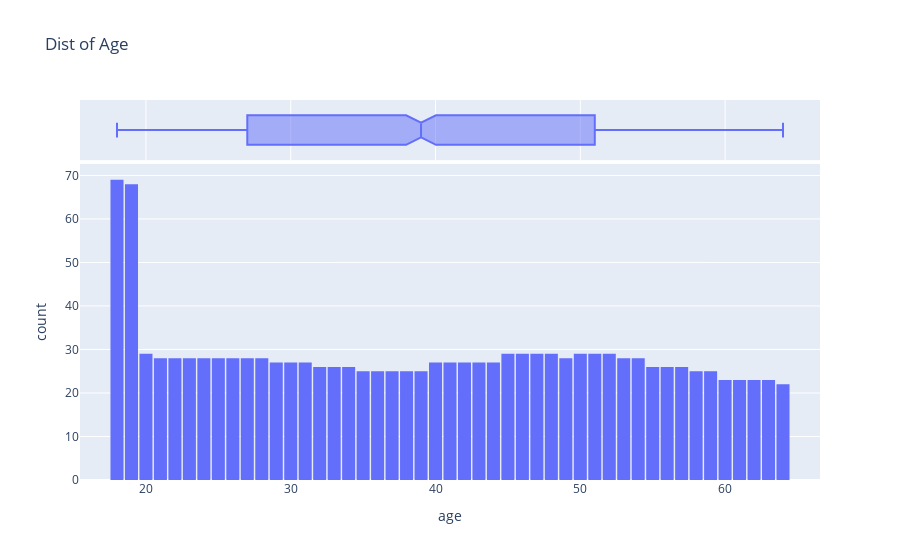

Source (notebook cell):
### Code cell
fig = px.histogram(medical_df, x='age',marginal='box',nbins=47, title="Dist of Age")
fig.update_layout(bargap = 0.1)
fig.show()

### Figure 1 — Plotly figure (JSON) as saved in the notebook; plotly's stock layout.template omitted (floating-point values rounded to 4 significant figures; data arrays with more than 128 entries replaced by an {"elided": "..."} marker saying what was removed)
{"data": [{"bingroup": "x", "hovertemplate": "age=%{x}<br>count=%{y}<extra></extra>", "legendgroup": "", "marker": {"color": "#636efa", "pattern": {"shape": ""}}, "name": "", "nbinsx": 47, "orientation": "v", "showlegend": false, "type": "histogram", "x": {"elided": "1338 int values"}, "xaxis": "x", "yaxis": "y"}, {"hovertemplate": "age=%{x}<extra></extra>", "legendgroup": "", "marker": {"color": "#636efa"}, "name": "", "notched": true, "showlegend": false, "type": "box", "x": {"elided": "1338 int values"}, "xaxis": "x2", "yaxis": "y2"}], "layout": {"bargap": 0.1, "barmode": "relative", "legend": {"tracegroupgap": 0}, "title": {"text": "Dist of Age"}, "xaxis": {"anchor": "y", "domain": [0, 1], "title": {"text": "age"}}, "xaxis2": {"anchor": "y2", "domain": [0, 1], "matches": "x", "showgrid": true, "showticklabels": false}, "yaxis": {"anchor": "x", "domain": [0, 0.8316], "title": {"text": "count"}}, "yaxis2": {"anchor": "x2", "domain": [0.8416, 1], "matches": "y2", "showgrid": false, "showline": false, "showticklabels": false, "ticks": ""}}}
